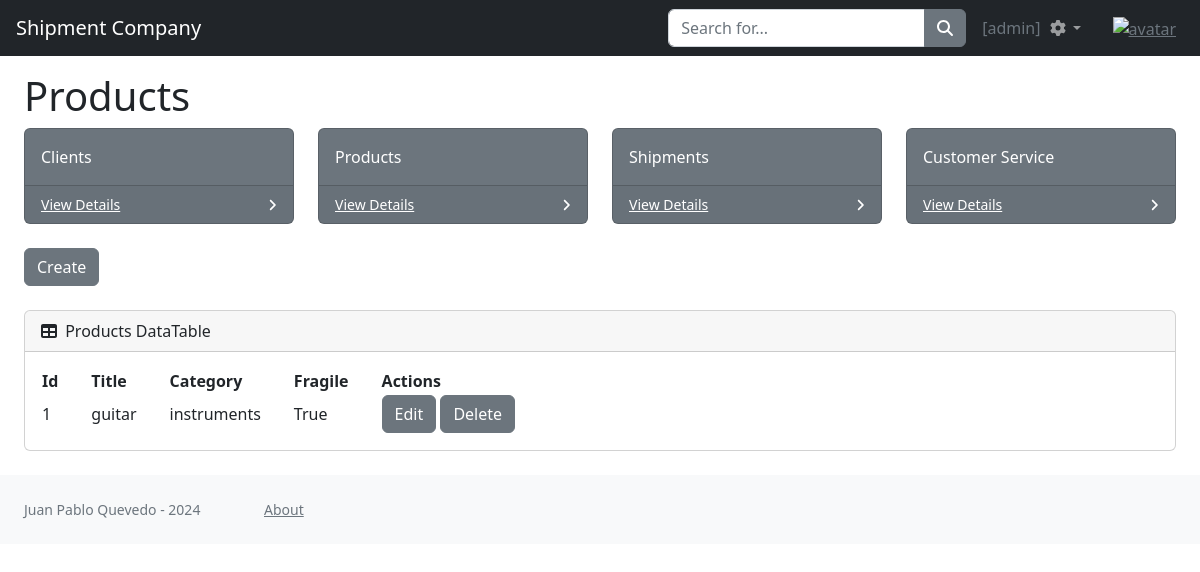
Page /products (signed in) on the earlier database version.
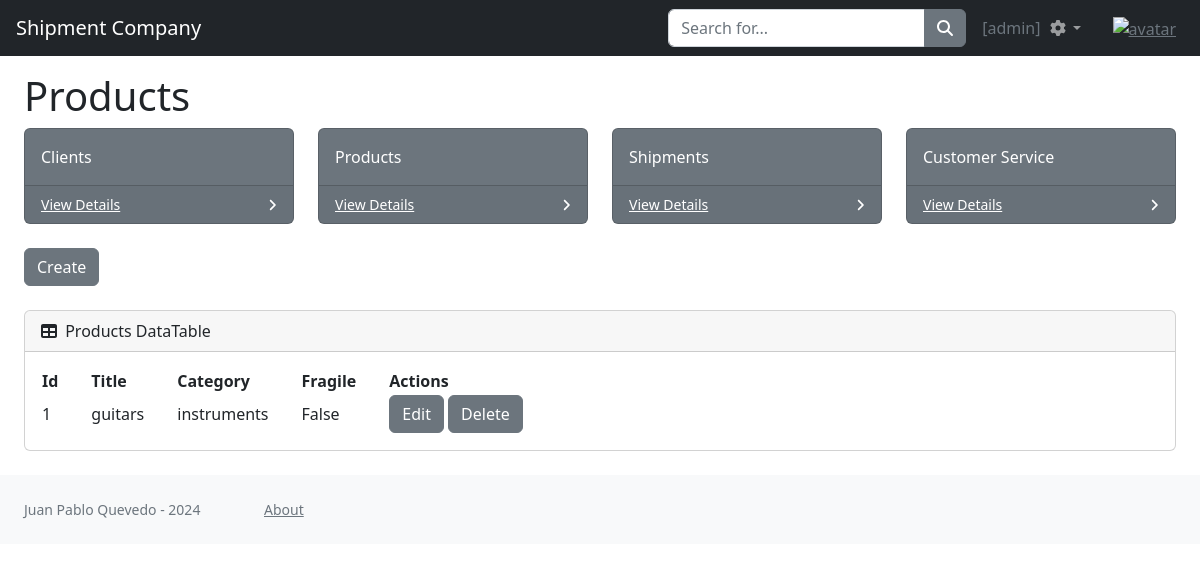
Same page on the later database version.
### entities/models.py (models this page shows, shortened)
class Product(models.Model):
    title = models.CharField(max_length=15)
    category = models.CharField(max_length=15)
    fragile = models.BooleanField()
    class Meta:
        ordering = ["title"]

### entities/views.py (the view)
# urls.py: path('products', products, name='products'),
@login_required
def products(request):
    context = {'products': Product.objects.all()}
    return render(request, 'entities/products.html', context)

### entities/templates/entities/products.html (shortened to what the changed rows need)
{% extends 'entities/index.html' %}
{% load static %}
{% block title %}
    <div id="layoutSidenav_content">
        <main>
            <div class="container-fluid px-4">
                <h1 style="margin-top: 4.5rem">Products</h1>
            </div>
        </main>
    </div>
{% endblock title %}
{% block content %}
    <div id="layoutSidenav_content">
        <main>
            <div class="container-fluid px-4">
                <div class="card mb-4">
                    <div class="card-body">
                        <table id="datatablesSimple">
                            <thead>
                                <tr>
                                    <th style="padding-right: 2rem">Id</th>
                                    <th style="padding-right: 2rem">Title</th>
                                    <th style="padding-right: 2rem">Category</th>
                                    <th style="padding-right: 2rem">Fragile</th>
                                    <th style="padding-right: 2rem">Actions</th>
                                </tr>
                            </thead>
                            <tbody>
                                {% for p in products %}
                                    <tr>
                                        <td style="padding-right: 2rem">{{ p.id }}</td>
                                        <td style="padding-right: 2rem">{{ p.title }}</td>
                                        <td style="padding-right: 2rem">{{ p.category }}</td>
                                        <td style="padding-right: 2rem">{{ p.fragile }}</td>
                                        <td style="padding-right: 2rem">
                                            <button class="btn btn-secondary" id="btnNavbarSearch" type="button" class="fas fa-edit">
                                                <a class="dropdown-item" href="{% url 'productUpdate' p.id %}">Edit</a>
                                            </button>
                                            <button class="btn btn-secondary" id="btnNavbarSearch" type="button" class="fas fa-trash">
                                                <a class="dropdown-item" href="{% url 'productDelete' p.id %}">Delete</a>
                                            </button>
                                        </td>
                                    </tr>
                                    {% endfor %}
                                </tbody>
                        </table>
                    </div>
                </div>
            </div>
        </main>
    </div>
{% endblock content %}

Differences in the rows shown:
changed Product "instruments": title "guitar" → "guitars"; fragile "True" → "False"
